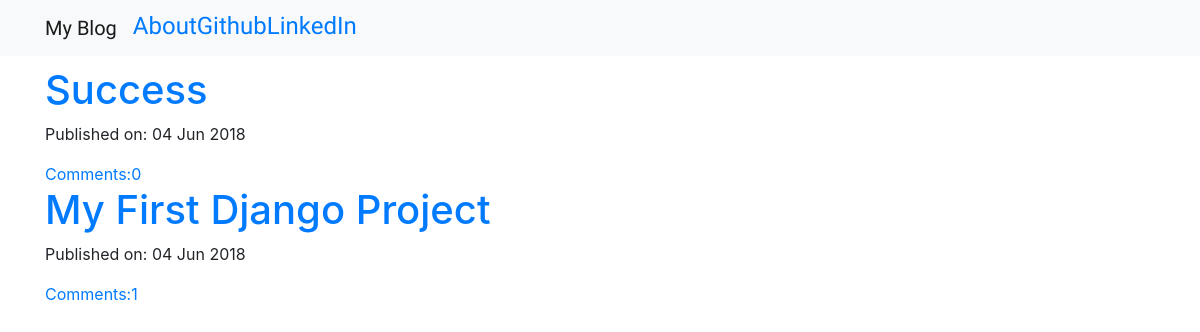
The page / on the database its author committed.
### blog/models.py (models this page shows, shortened)
class Post(models.Model):
	author=models.ForeignKey('auth.User',on_delete=models.CASCADE)	#new superuser created through this
	title=models.CharField(max_length=125)
	text=models.TextField()
	created_date=models.DateTimeField(default=timezone.now())	#created date is now
	published_date=models.DateTimeField(blank=True,null=True)	#this date will be added through below func which will be triggered through btn
	def approve_comments(self):
		return self.comments.filter(approved_comment=True)

### blog/views.py (the view)
# urls.py: url(r'^$',views.PostListView.as_view(),name='post_list'),
class PostListView(ListView):
	model=Post
	'''
	below method is used to fire sql like query on model Post
	Post.objects.filter->from model "Post",get all "Objects", and filter those
	published_date__lte=timezone.now()->having published_date less than or equal to current time zone
	order_by('-published_date')->order by published date in descending order
	'''
	def get_queryset(self):
		return Post.objects.filter(published_date__lte=timezone.now()).order_by('-published_date')

### blog/templates/blog/post_list.html
{%extends 'blog/base.html'%}
{% block content %}
<div class="centerstage">
	{% for post in post_list %}
		<div class="post">
			<h1><a href = "{% url 'post_detail' pk=post.pk%}">{{post.title}}</a></h1>
			<div class="date">
				<p>Published on: {{post.published_date|date:"d M Y"}}
			</div>
			<a href="{%url 'post_detail' pk=post.pk %}">Comments:{{post.approve_comments.count}}</a>
		</div>
	{% endfor %}
</div>
{% endblock %}

### blog/templates/blog/base.html (shortened to what this page needs)
<!DOCTYPE html>
{% load staticfiles %}
<html>
<head>
<link href="//netdna.bootstrapcdn.com/bootstrap/3.0.0/css/bootstrap-glyphicons.css" rel="stylesheet">
<link rel="stylesheet" href="https://stackpath.bootstrapcdn.com/bootstrap/4.1.0/css/bootstrap.min.css">
<link rel="stylesheet" href="//cdn.jsdelivr.net/npm/medium-editor@latest/dist/css/medium-editor.min.css" type="text/css" media="screen" charset="utf-8">
<link rel="stylesheet" href="{% static '/css/blog.css' %}">
</head>
<body class="loader">
<nav class="navbar navbar-expand-lg navbar-light bg-light techfont custom-navbar">
	<div class="container">
	<ul class="nav navbar-nav">
		<li><a class="navbar-brand bigbrand" href="{% url 'post_list' %}">My Blog</a></li>
		<li><a href="{% url 'about' %}"> About </a></li>
		<li><a href="https://github.com/"> Github </a></li>
		<li><a href="https://www.linkedin.com/"> LinkedIn </a></li>
	</ul>
	</div>
</nav>
<div class="content container">
	<div class="row">
		<div class="col-md-8">
			<div class="blog_posts">
				{% block content %}
				{% endblock %}
			</div>
		</div>
	</div>
</div>
</body>
</html>

### blog/static/css/blog.css (style rules this page uses)
.techfont { font-family: 'Exo', sans-serif; font-size: 1.5em; margin-bottom: 10px; }
.centerstage { margin:auto; }

### rows shown on the page
Post: title "Success", published_date "04 Jun 2018", approve_comments.count "0"
Post: title "My First Django Project", published_date "04 Jun 2018", approve_comments.count "1"
